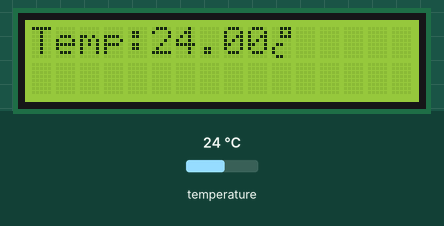
Bench run of a sketch on a simulated Arduino Uno, built with avr-gcc and run on an emulated ATmega328P. On the bench: 16×2 character LCD. The inputs (shaded band) are chosen by the test bench; at power-on: temperature 24 °C.

Above: at 1.2 s.
1.3 s: temperature set to 12 °C
At 2.5 s:
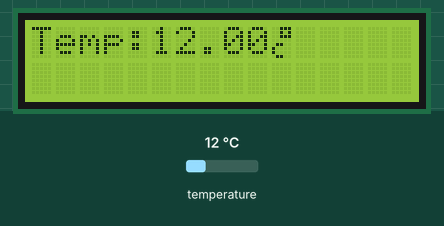
3.1 s: temperature set to 19 °C
At 3.6 s:
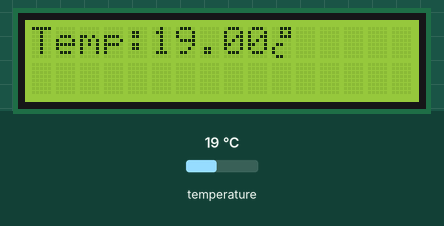
4.6 s: temperature set to 28 °C
At 6.0 s:
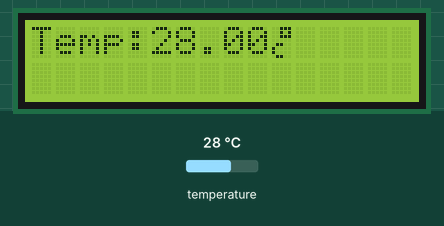
Timing chart, 0 to 7.6 s (numbered marks = the images above; inputs shaded):
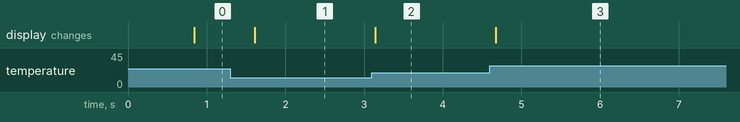

The sketch:

DS18B20_LCD_Shield.ino
```cpp
#include <LiquidCrystal.h>
#include <OneWire.h>
#include <DallasTemperature.h>

#define ONE_WIRE_BUS 2

OneWire oneWire(ONE_WIRE_BUS);

DallasTemperature sensors(&oneWire);

const int pin_RS = 8;
const int pin_EN = 9;
const int pin_d4 = 4;
const int pin_d5 = 5;
const int pin_d6 = 6;
const int pin_d7 = 7;
const int pin_BL = 10;
LiquidCrystal lcd( pin_RS,  pin_EN,  pin_d4,  pin_d5,  pin_d6,  pin_d7);

byte celsius[8] = {
  B00111,
  B00101,
  B00111,
  B00000,
  B01100,
  B10000,
  B10000,
  B01100
};

void setup() {
  lcd.begin(16, 2);
  sensors.begin();
  lcd.createChar(0, celsius);
}
void loop() {
  sensors.requestTemperatures();
  float tempC = sensors.getTempCByIndex(0);
  lcd.setCursor(0, 0);
  lcd.print("Temp:");
  lcd.print(tempC);
  lcd.setCursor(10,0);
  lcd.write((byte)0);
}
```

Measured:
- after the input at 1.3 s, the display: changes after 0.31 s (image 1)
- after the input at 3.1 s, the display: changes at once (image 2)
- after the input at 4.6 s, the display: changes after 0.08 s (image 3)
